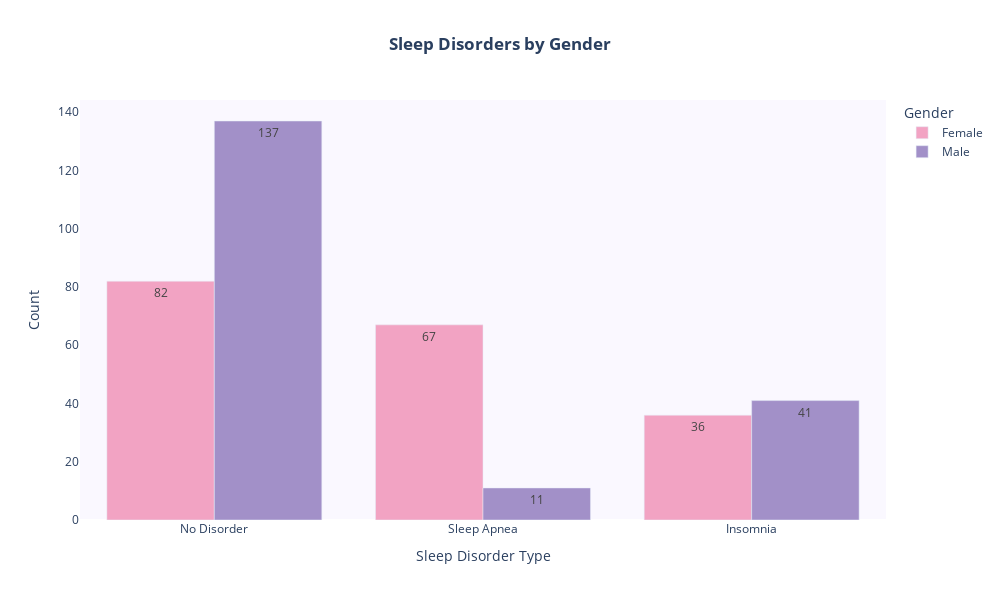

Notebook code cell kept with this figure:
### Code cell
# Sleep disorder analysis by gender

# Create a crosstab to analyze sleep disorders by gender
sleep_disorder_gender = pd.crosstab(data['Sleep Disorder'], data['Gender'])

# Convert the crosstab to long format for Plotly
sleep_disorder_df = sleep_disorder_gender.reset_index().melt(
    id_vars='Sleep Disorder',
    var_name='Gender',
    value_name='Count'
)

# Create the bar chart with Plotly Express
fig = px.bar(
    sleep_disorder_df,
    x='Sleep Disorder',
    y='Count',
    color='Gender',
    title='<b>Sleep Disorders by Gender<b>',
    color_discrete_map={'Female': '#f2a3c3', 'Male': '#a290c8'},
    text='Count',  # Display count values on bars
    width=width,
    height=height,
    barmode='group'
)

# Update layout for a cleaner look
fig.update_layout(
    xaxis_title='Sleep Disorder Type',
    yaxis_title='Count',
    legend_title='Gender',
    title_x=0.5,
    xaxis={'categoryorder': 'total descending'}, # Optional: order by total count
    plot_bgcolor='#faf8ff'

)

# Remove gridlines
fig.update_yaxes(showgrid=False)
fig.update_xaxes(showgrid=False)

fig.show()

### Figure 1 — Plotly figure (JSON) as saved in the notebook; plotly's stock layout.template omitted (floating-point values rounded to 4 significant figures)
{"data": [{"alignmentgroup": "True", "hovertemplate": "Gender=Female<br>Sleep Disorder=%{x}<br>Count=%{text}<extra></extra>", "legendgroup": "Female", "marker": {"color": "#f2a3c3", "pattern": {"shape": ""}}, "name": "Female", "offsetgroup": "Female", "orientation": "v", "showlegend": true, "text": [36.0, 82.0, 67.0], "textposition": "auto", "type": "bar", "x": ["Insomnia", "No Disorder", "Sleep Apnea"], "xaxis": "x", "y": [36, 82, 67], "yaxis": "y"}, {"alignmentgroup": "True", "hovertemplate": "Gender=Male<br>Sleep Disorder=%{x}<br>Count=%{text}<extra></extra>", "legendgroup": "Male", "marker": {"color": "#a290c8", "pattern": {"shape": ""}}, "name": "Male", "offsetgroup": "Male", "orientation": "v", "showlegend": true, "text": [41.0, 137.0, 11.0], "textposition": "auto", "type": "bar", "x": ["Insomnia", "No Disorder", "Sleep Apnea"], "xaxis": "x", "y": [41, 137, 11], "yaxis": "y"}], "layout": {"barmode": "group", "height": 600, "legend": {"title": {"text": "Gender"}, "tracegroupgap": 0}, "plot_bgcolor": "#faf8ff", "title": {"text": "<b>Sleep Disorders by Gender<b>", "x": 0.5}, "width": 1000, "xaxis": {"anchor": "y", "categoryorder": "total descending", "domain": [0, 1], "showgrid": false, "title": {"text": "Sleep Disorder Type"}}, "yaxis": {"anchor": "x", "domain": [0, 1], "showgrid": false, "title": {"text": "Count"}}}}
